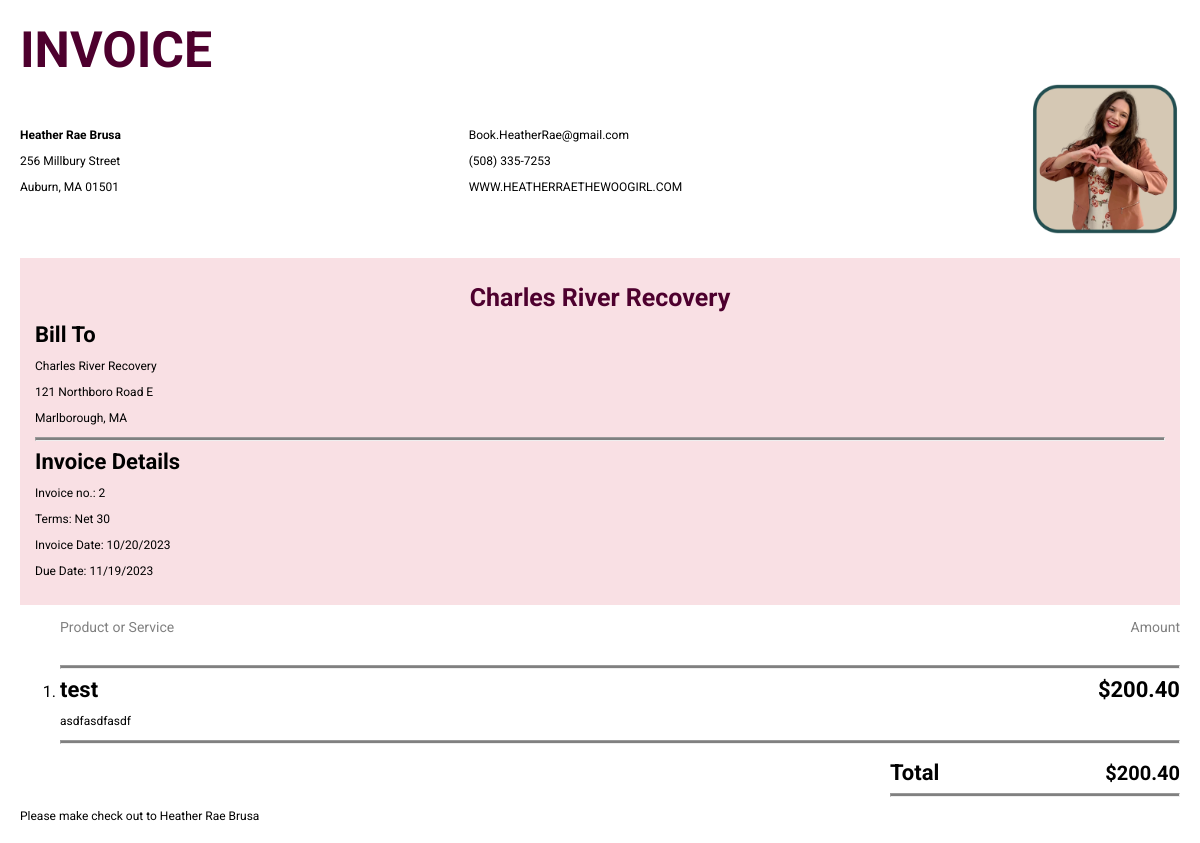
/invoice/2, run on the app's committed database.
### main.py (models this page shows)
class InvoiceTable(db.Model):
    __tablename__ = 'invoice_table'
    id = db.Column(db.Integer, primary_key=True)
    facility = db.Column(db.String(250))
    street = db.Column(db.String(250))
    town = db.Column(db.String(250))
    state = db.Column(db.String(250))
    zip_code = db.Column(db.String(250))
    date = db.Column(db.String(250))
    due_date = db.Column(db.String(250))
    price = db.Column(db.String(250))
    title = db.Column(db.String(250))
    description = db.Column(db.String(250))
    paid = db.Column(db.Boolean, default=False)
    paid_on = db.Column(db.String(250))
    data_base_id = db.Column(db.Integer, db.ForeignKey('database.id'))

### main.py (the view)
@app.route('/invoice/<int:invoice_id>', methods=['GET', 'POST'])
def invoice(invoice_id):
    invoice = InvoiceTable.query.filter_by(id=invoice_id).first()
    return render_template('invoice.html', invoice=invoice)

### templates/invoice.html (shortened to what this page needs)
<!DOCTYPE html>
<html lang="en">
<head>
    <link rel="stylesheet" href="{{ url_for('static', filename='../static/css/stylesheet.css') }}">
    <link rel="stylesheet" href="{{ url_for('static', filename='../static/css/invoice.css') }}">
</head>
<body>
    <h1>INVOICE</h1>
    <div class="headerContainer">
        <div>
            <p><b>Heather Rae Brusa</b></p>
            <p>256 Millbury Street</p>
            <p>Auburn, MA 01501</p>
        </div>
        <div>
            <p>Book.HeatherRae@gmail.com</p>
            <p>(508) 335-7253</p>
            <p>WWW.HEATHERRAETHEWOOGIRL.COM</p>
        </div>
        <div class="pictureContainer">
            <img src="{{ url_for('static', filename='../static/img/invoiceHeather.webp') }}" alt="picture of Heather Rae with her hands in the shape of a heart">
        </div>
    </div>
    <div class="coloredContainer">
        <div>
            <h2>{{ invoice.facility }}</h2>
            <h3>Bill To</h3>
            <p>{{ invoice.facility }}</p>
            <p>{{ invoice.street }}</p>
            <p>{{ invoice.town }}, {{ invoice.state }}</p>
        </div>
        <hr class="lineBreak">
        <div>
            <h3>Invoice Details</h3>
            <p>Invoice no.: {{ invoice.id }}</p>
            <p>Terms: Net 30</p>
            <p>Invoice Date: {{ invoice.date }}</p>
            <p>Due Date: {{ invoice.due_date }}</p>
        </div>
    </div>
    <div class="rowItems">
        <p class="productAmount productService">Product or Service</p>
        <p class="productAmount">Amount</p>
    </div>
    <ol>
        <li>
            <hr class="lineBreak">
            <div class="rowItems">
                <h3>{{ invoice.title }}</h3>
                <h3>${{ invoice.price }}</h3>
            </div>
            <p class="descriptionWidth">
                {{ invoice.description }}
            </p>
            <hr class="lineBreak">
        </li>
    </ol>
    <div class="totalContainer">
        <div class="rowItems">
            <h3>Total</h3>
            <h4>${{ invoice.price }}</h4>
        </div>
        <hr class="lineBreak">
    </div>
    <p>Please make check out to Heather Rae Brusa</p>
</body>
</html>

### static/css/stylesheet.css (style rules this page uses)
html, body { overflow-x: hidden; font-family: 'Roboto', sans-serif; }
body { background-color: #868B8E; font-family: 'Roboto', sans-serif; box-sizing: border-box; }
h1 { font-size: 80px; text-align: center; }
h2 { font-size: 40px; margin: 10px; }
h4 { opacity: 0; transition: opacity 0.5s ease; margin-top: 0px; margin-bottom: 0px; }
h2 { text-align: center; font-size: 35px; }
h3 { font-size: 30px; }
h4 { font-size: 30px; }
p { font-size: 30px; }
@media only screen and (max-width: 1200px) { h2 { font-size: 20px; } }
@media only screen and (max-width: 1200px) { h3 { font-size: 20px; } }
@media only screen and (max-width: 1200px) { h4 { font-size: 20px; } }
@media only screen and (max-width: 1200px) { p { font-size: 20px; } }

### static/css/invoice.css (style rules this page uses)
body { font-family: 'Roboto', sans-serif; margin-left: 20px; margin-right: 20px; background-color: white; }
h1 { color: rgb(78, 0, 46); font-size: 50px; margin-top: 10px; margin-bottom: 5px; text-align: left; }
p { font-size: 12px; }
h2 { color: rgb(78, 0, 46); font-size: 25px; }
h3 { font-size: 22px; margin: 0px; }
.rowItems h4 { opacity: 1; }
.headerContainer { display: flex; justify-content: space-between; align-items: center; z-index: 2; }
.pictureContainer img { width: 150px; z-index: 1; transform: scaleX(-1); }
.coloredContainer { background-color: rgb(249, 224, 228); padding: 15px; margin-top: 20px; }
.lineBreak { background-color: grey; height: 2px; }
.productAmount { color: grey; font-size: 14px; }
.productService { margin-left: 40px; }
.rowItems { display: flex; justify-content: space-between; align-items: center; }
.descriptionWidth { width: 35%; }
.totalContainer { width: 25%; margin-left: auto; }

### data on the page
InvoiceTable: facility "Charles River Recovery", street "121 Northboro Road E", town "Marlborough", state "MA", id "2", date "10/20/2023", due_date "11/19/2023", title "test", price "200.40", description "asdfasdfasdf"
